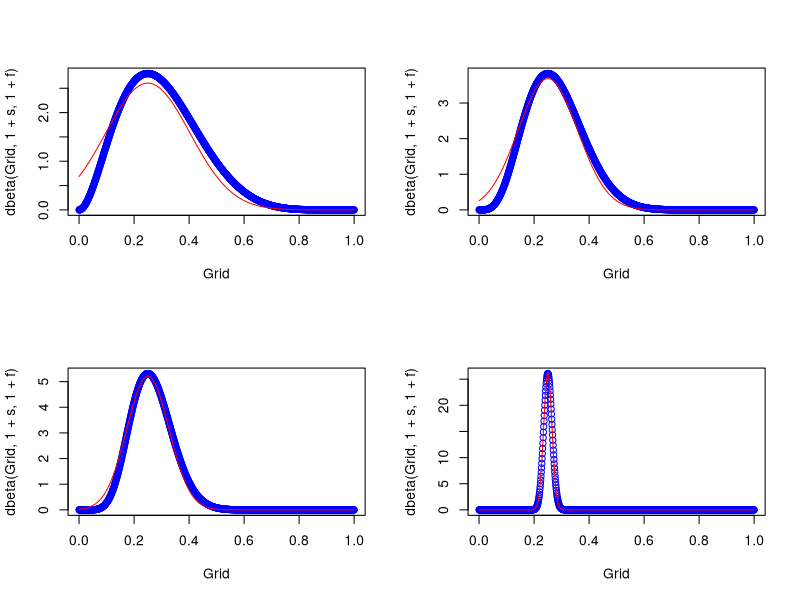

This figure's R source:
par(mfrow=c(2,2))

### Plot the exact Beta posterior vs the approximate normal posterior
n <- 8
s <- 2
f <- n - s
p <- s/n
Grid <- seq(0,1,0.001)

plot(Grid,dbeta(Grid,1+s,1+f),col="blue")
lines(Grid,dnorm(Grid,mean=p,sd=sqrt(p*(1-p)/n)),col="red")

### Plot the exact Beta posterior vs the approximate normal posterior
n <- 2*8
s <- 2*2
f <- n - s
p <- s/n

plot(Grid,dbeta(Grid,1+s,1+f),col="blue")
lines(Grid,dnorm(Grid,mean=p,sd=sqrt(p*(1-p)/n)),col="red")

### Plot the exact Beta posterior vs the approximate normal posterior
n <- 4*8
s <- 4*2
f <- n - s
p <- s/n

plot(Grid,dbeta(Grid,1+s,1+f),col="blue")
lines(Grid,dnorm(Grid,mean=p,sd=sqrt(p*(1-p)/n)),col="red")

### Plot the exact Beta posterior vs the approximate normal posterior
n <- 100*8
s <- 100*2
f <- n - s
p <- s/n

plot(Grid,dbeta(Grid,1+s,1+f),col="blue")
lines(Grid,dnorm(Grid,mean=p,sd=sqrt(p*(1-p)/n)),col="red")